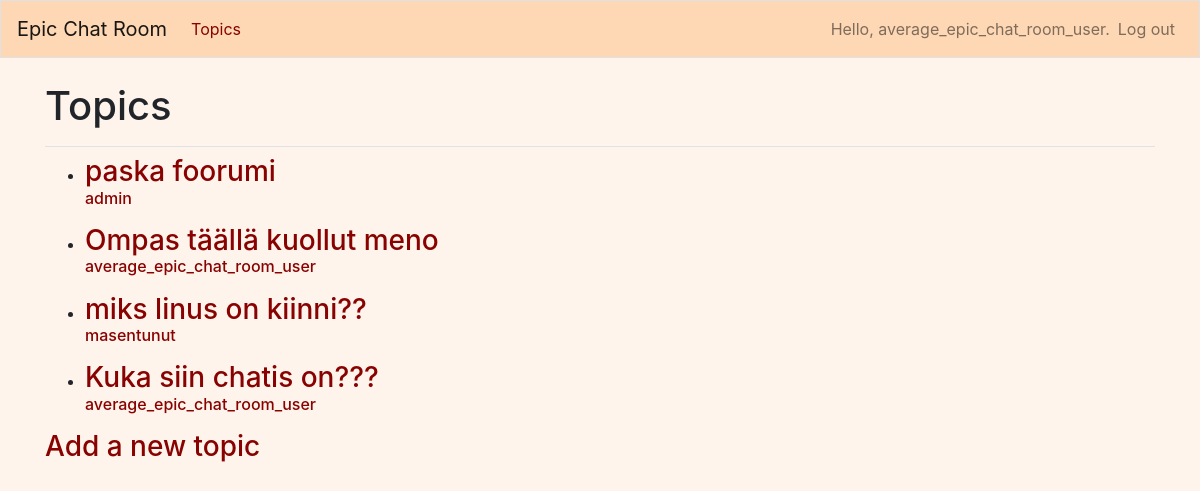
Screenshot of /topics/ (signed in) with the database file from the repository.
### epic_chat_room/models.py (models this page shows)
class Topic(models.Model):
    title = models.CharField(max_length=200)
    text = models.TextField()
    date_added = models.DateTimeField(auto_now_add=True)
    date_modified = models.DateTimeField(auto_now=True)
    owner = models.ForeignKey(User, on_delete=models.CASCADE)
    def __str__(self):
        return f"{self.title}"

### epic_chat_room/views.py (the view)
# urls.py: path('topics/', views.topics, name='topics'),
def topics(request):
    topics = Topic.objects.order_by('date_modified')
    context = {'topics': topics}
    return render(request, 'epic_chat_room/topics.html', context)

### epic_chat_room/templates/epic_chat_room/topics.html
{% extends "epic_chat_room/base.html" %}
{% block page_header %}
  <h1>Topics</h1>
{% endblock page_header %}
{% block content %}
  <ul>
    {% for topic in topics %}
      <li><h3 style="-webkit-text-fill-color: #880202">
        <a href="{% url 'epic_chat_room:topic' topic.id %}"
        >{{ topic }}
        </a>
        <p style="font-size:medium">{{topic.owner}}</p>
      </h3></li>
    {% empty %}
      <li><h3>No topics have been added yet.</h3></li>
    {% endfor %}
  </ul>
  <h3 style="-webkit-text-fill-color: #880202"><a href="{% url 'epic_chat_room:new_topic' %}">Add a new topic</a></h3>
{% endblock content %}

### epic_chat_room/templates/epic_chat_room/base.html (shortened to what this page needs)
{% load bootstrap4 %}
<!doctype html>
<html lang="en">
<head>
  {% bootstrap_css %}
</head>
<body style="background-color: #fff4eb">
  <nav class="navbar navbar-expand-md navbar-light mb-4 border" style="background-color:#FED8B4">
    <a class="navbar-brand" href="{% url 'epic_chat_room:index'%}">
       Epic Chat Room</a>
    <div class="collapse navbar-collapse" id="navbarCollapse">
      <ul class="navbar-nav mr-auto">
        <li class="nav-item">
          <a class="nav-link" href="{% url 'epic_chat_room:topics'%}" style="-webkit-text-fill-color: #880202">
              Topics</a></li>
      </ul>
      <ul class="navbar-nav ml-auto">
        {% if user.is_authenticated %}
          <li class="nav-item">
            <span class="navbar-text"}>Hello, {{ user.username }}.</span>
          </li>
          <li class="nav-item">
            <a class="nav-link" href="{% url 'users:logout' %}">Log out</a>
          </li>
        {% else %}
          <li class="nav-item">
            <a class="nav-link" href="{% url 'users:register' %}">Register</a>
          </li>
          <li class="nav-item">
            <a class="nav-link" href="{% url 'users:login' %}">Log in</a></li>
        {% endif %}
      </ul>
    </div>
  </nav>
<main role="main" class="container">
    <div class="pb-2 mb-2 border-bottom">
      {% block page_header %}{% endblock page_header %}
    </div>
    <div>
      {% block content %}{% endblock content %}
    </div>
  </main>
</body>
</html>

### rows the page displays
Topic: title "paska foorumi", owner "admin"
Topic: title "Ompas täällä kuollut meno", owner "average_epic_chat_room_user"
Topic: title "miks linus on kiinni??", owner "masentunut"
Topic: title "Kuka siin chatis on???", owner "average_epic_chat_room_user"

### other values shown
{{ user.username }} "average_epic_chat_room_user"
